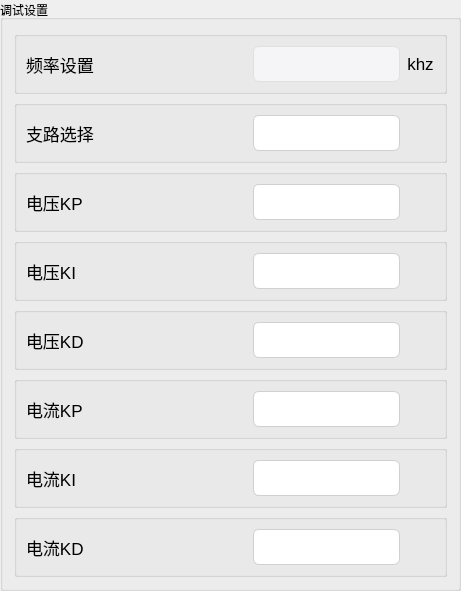
      <widget class="QGroupBox" name="groupBox_4">
       <property name="title">
        <string>调试设置</string>
       </property>
       <layout class="QGridLayout" name="gridLayout">
        <item row="0" column="0">
         <widget class="QGroupBox" name="groupBox_26">
          <property name="title">
           <string/>
          </property>
          <layout class="QHBoxLayout" name="horizontalLayout_22" stretch="7,5,1">
           <item>
            <widget class="QLabel" name="label_43">
             <property name="minimumSize">
              <size>
               <width>221</width>
               <height>31</height>
              </size>
             </property>
             <property name="font">
              <font>
               <pointsize>13</pointsize>
              </font>
             </property>
             <property name="text">
              <string>频率设置</string>
             </property>
             <property name="alignment">
              <set>Qt::AlignLeading|Qt::AlignLeft|Qt::AlignVCenter</set>
             </property>
            </widget>
           </item>
           <item>
            <widget class="MyLineEdit" name="h17154">
             <property name="enabled">
              <bool>false</bool>
             </property>
             <property name="minimumSize">
              <size>
               <width>0</width>
               <height>31</height>
              </size>
             </property>
             <property name="styleSheet">
              <string notr="true">QLineEdit {
    /* 苹果风格的数据展示LineEdit */
    border: 1px solid #D0D0D0;                  /* 浅灰色边框，模仿macOS的细边框 */
    border-radius: 6px;                         /* 圆角，符合macOS设计 */
    padding: 8px 12px;                         /* 内边距，提供舒适的阅读空间 */
    background-color: #FFFFFF;                 /* 白色背景 */
    color: #333333;                            /* 深灰色文字，提高可读性 */
    font-family: &quot;SF Pro Text&quot;, &quot;Helvetica Neue&quot;, &quot;Lucida Grande&quot;, sans-serif; /* macOS系统字体栈 */
    font-size: 14px;                           /* 默认字体大小 */
    selection-background-color: #007AFF;       /* 选中文本高亮色 (macOS蓝色) */
    selection-color: #FFFFFF;                  /* 选中文本颜色 (白色) */

    /* 只读状态下的特殊样式 */
    /* 注意：Qt中通常使用 setReadOnly(true) 来实现只读，但QSS可以定义其外观 */
}

/* 当LineEdit获得焦点时 (对于数据展示框，如果不需要焦点效果，可以省略或弱化) */
QLineEdit:focus {
    border: 1px solid #007AFF;                 /* 获得焦点时边框变为蓝色 */
    /* 如果作为纯展示框，也可以移除焦点边框变化 */
    /* border: 1px solid #D0D0D0; */
}

/* 禁用状态下的样式 (如果用于展示不可变数据) */
QLineEdit:disabled {
    background-color: #F5F5F7;                 /* macOS禁用元素背景色 */
    color: #A0A0A0;                            /* 禁用文字颜色 */
    border: 1px solid #E0E0E0;                 /* 禁用边框颜色 */
}</string>
             </property>
             <property name="readOnly">
              <bool>true</bool>
             </property>
            </widget>
           </item>
           <item>
            <widget class="QLabel" name="label_44">
             <property name="minimumSize">
              <size>
               <width>0</width>
               <height>31</height>
              </size>
             </property>
             <property name="font">
              <font>
               <pointsize>13</pointsize>
              </font>
             </property>
             <property name="text">
              <string>khz</string>
             </property>
             <property name="alignment">
              <set>Qt::AlignCenter</set>
             </property>
            </widget>
           </item>
          </layout>
         </widget>
        </item>
        <item row="1" column="0">
         <widget class="QGroupBox" name="groupBox_27">
          <property name="title">
           <string/>
          </property>
          <layout class="QHBoxLayout" name="horizontalLayout_35" stretch="7,5,1">
           <item>
            <widget class="QLabel" name="label_69">
             <property name="minimumSize">
              <size>
               <width>221</width>
               <height>31</height>
              </size>
             </property>
             <property name="font">
              <font>
               <pointsize>13</pointsize>
              </font>
             </property>
             <property name="text">
              <string>支路选择</string>
             </property>
             <property name="alignment">
              <set>Qt::AlignLeading|Qt::AlignLeft|Qt::AlignVCenter</set>
             </property>
            </widget>
           </item>
           <item>
            <widget class="MyLineEdit" name="h17155">
             <property name="enabled">
              <bool>true</bool>
             </property>
             <property name="minimumSize">
              <size>
               <width>0</width>
               <height>31</height>
              </size>
             </property>
             <property name="styleSheet">
              <string notr="true">QLineEdit {
    /* 苹果风格的数据展示LineEdit */
    border: 1px solid #D0D0D0;                  /* 浅灰色边框，模仿macOS的细边框 */
    border-radius: 6px;                         /* 圆角，符合macOS设计 */
    padding: 8px 12px;                         /* 内边距，提供舒适的阅读空间 */
    background-color: #FFFFFF;                 /* 白色背景 */
    color: #333333;                            /* 深灰色文字，提高可读性 */
    font-family: &quot;SF Pro Text&quot;, &quot;Helvetica Neue&quot;, &quot;Lucida Grande&quot;, sans-serif; /* macOS系统字体栈 */
    font-size: 14px;                           /* 默认字体大小 */
    selection-background-color: #007AFF;       /* 选中文本高亮色 (macOS蓝色) */
    selection-color: #FFFFFF;                  /* 选中文本颜色 (白色) */

    /* 只读状态下的特殊样式 */
    /* 注意：Qt中通常使用 setReadOnly(true) 来实现只读，但QSS可以定义其外观 */
}

/* 当LineEdit获得焦点时 (对于数据展示框，如果不需要焦点效果，可以省略或弱化) */
QLineEdit:focus {
    border: 1px solid #007AFF;                 /* 获得焦点时边框变为蓝色 */
    /* 如果作为纯展示框，也可以移除焦点边框变化 */
    /* border: 1px solid #D0D0D0; */
}

/* 禁用状态下的样式 (如果用于展示不可变数据) */
QLineEdit:disabled {
    background-color: #F5F5F7;                 /* macOS禁用元素背景色 */
    color: #A0A0A0;                            /* 禁用文字颜色 */
    border: 1px solid #E0E0E0;                 /* 禁用边框颜色 */
}</string>
             </property>
             <property name="readOnly">
              <bool>true</bool>
             </property>
            </widget>
           </item>
           <item>
            <widget class="QLabel" name="label_70">
             <property name="minimumSize">
              <size>
               <width>0</width>
               <height>31</height>
              </size>
             </property>
             <property name="font">
              <font>
               <pointsize>13</pointsize>
              </font>
             </property>
             <property name="text">
              <string/>
             </property>
             <property name="alignment">
              <set>Qt::AlignCenter</set>
             </property>
            </widget>
           </item>
          </layout>
         </widget>
        </item>
        <item row="2" column="0">
         <widget class="QGroupBox" name="groupBox_28">
          <property name="title">
           <string/>
          </property>
          <layout class="QHBoxLayout" name="horizontalLayout_36" stretch="7,5,1">
           <item>
            <widget class="QLabel" name="label_71">
             <property name="minimumSize">
              <size>
               <width>221</width>
               <height>31</height>
              </size>
             </property>
             <property name="font">
              <font>
               <pointsize>13</pointsize>
              </font>
             </property>
             <property name="text">
              <string>电压KP</string>
             </property>
             <property name="alignment">
              <set>Qt::AlignLeading|Qt::AlignLeft|Qt::AlignVCenter</set>
             </property>
            </widget>
           </item>
           <item>
            <widget class="MyLineEdit" name="h17175">
             <property name="enabled">
              <bool>true</bool>
             </property>
             <property name="minimumSize">
              <size>
               <width>0</width>
               <height>31</height>
              </size>
             </property>
             <property name="styleSheet">
              <string notr="true">QLineEdit {
    /* 苹果风格的数据展示LineEdit */
    border: 1px solid #D0D0D0;                  /* 浅灰色边框，模仿macOS的细边框 */
    border-radius: 6px;                         /* 圆角，符合macOS设计 */
    padding: 8px 12px;                         /* 内边距，提供舒适的阅读空间 */
    background-color: #FFFFFF;                 /* 白色背景 */
    color: #333333;                            /* 深灰色文字，提高可读性 */
    font-family: &quot;SF Pro Text&quot;, &quot;Helvetica Neue&quot;, &quot;Lucida Grande&quot;, sans-serif; /* macOS系统字体栈 */
    font-size: 14px;                           /* 默认字体大小 */
    selection-background-color: #007AFF;       /* 选中文本高亮色 (macOS蓝色) */
    selection-color: #FFFFFF;                  /* 选中文本颜色 (白色) */

    /* 只读状态下的特殊样式 */
    /* 注意：Qt中通常使用 setReadOnly(true) 来实现只读，但QSS可以定义其外观 */
}

/* 当LineEdit获得焦点时 (对于数据展示框，如果不需要焦点效果，可以省略或弱化) */
QLineEdit:focus {
    border: 1px solid #007AFF;                 /* 获得焦点时边框变为蓝色 */
    /* 如果作为纯展示框，也可以移除焦点边框变化 */
    /* border: 1px solid #D0D0D0; */
}

/* 禁用状态下的样式 (如果用于展示不可变数据) */
QLineEdit:disabled {
    background-color: #F5F5F7;                 /* macOS禁用元素背景色 */
    color: #A0A0A0;                            /* 禁用文字颜色 */
    border: 1px solid #E0E0E0;                 /* 禁用边框颜色 */
}</string>
             </property>
             <property name="readOnly">
              <bool>true</bool>
             </property>
            </widget>
           </item>
           <item>
            <widget class="QLabel" name="label_72">
             <property name="minimumSize">
              <size>
               <width>0</width>
               <height>31</height>
              </size>
             </property>
             <property name="font">
              <font>
               <pointsize>13</pointsize>
              </font>
             </property>
             <property name="text">
              <string/>
             </property>
             <property name="alignment">
              <set>Qt::AlignCenter</set>
             </property>
            </widget>
           </item>
          </layout>
         </widget>
        </item>
        <item row="3" column="0">
         <widget class="QGroupBox" name="groupBox_29">
          <property name="title">
           <string/>
          </property>
          <layout class="QHBoxLayout" name="horizontalLayout_37" stretch="7,5,1">
           <item>
            <widget class="QLabel" name="label_73">
             <property name="minimumSize">
              <size>
               <width>221</width>
               <height>31</height>
              </size>
             </property>
             <property name="font">
              <font>
               <pointsize>13</pointsize>
              </font>
             </property>
             <property name="text">
              <string>电压KI</string>
             </property>
             <property name="alignment">
              <set>Qt::AlignLeading|Qt::AlignLeft|Qt::AlignVCenter</set>
             </property>
            </widget>
           </item>
           <item>
            <widget class="MyLineEdit" name="h17176">
             <property name="enabled">
              <bool>true</bool>
             </property>
             <property name="minimumSize">
              <size>
               <width>0</width>
               <height>31</height>
              </size>
             </property>
             <property name="styleSheet">
              <string notr="true">QLineEdit {
    /* 苹果风格的数据展示LineEdit */
    border: 1px solid #D0D0D0;                  /* 浅灰色边框，模仿macOS的细边框 */
    border-radius: 6px;                         /* 圆角，符合macOS设计 */
    padding: 8px 12px;                         /* 内边距，提供舒适的阅读空间 */
    background-color: #FFFFFF;                 /* 白色背景 */
    color: #333333;                            /* 深灰色文字，提高可读性 */
    font-family: &quot;SF Pro Text&quot;, &quot;Helvetica Neue&quot;, &quot;Lucida Grande&quot;, sans-serif; /* macOS系统字体栈 */
    font-size: 14px;                           /* 默认字体大小 */
    selection-background-color: #007AFF;       /* 选中文本高亮色 (macOS蓝色) */
    selection-color: #FFFFFF;                  /* 选中文本颜色 (白色) */

    /* 只读状态下的特殊样式 */
    /* 注意：Qt中通常使用 setReadOnly(true) 来实现只读，但QSS可以定义其外观 */
}

/* 当LineEdit获得焦点时 (对于数据展示框，如果不需要焦点效果，可以省略或弱化) */
QLineEdit:focus {
    border: 1px solid #007AFF;                 /* 获得焦点时边框变为蓝色 */
    /* 如果作为纯展示框，也可以移除焦点边框变化 */
    /* border: 1px solid #D0D0D0; */
}

/* 禁用状态下的样式 (如果用于展示不可变数据) */
QLineEdit:disabled {
    background-color: #F5F5F7;                 /* macOS禁用元素背景色 */
    color: #A0A0A0;                            /* 禁用文字颜色 */
    border: 1px solid #E0E0E0;                 /* 禁用边框颜色 */
}</string>
             </property>
             <property name="readOnly">
              <bool>true</bool>
             </property>
            </widget>
           </item>
           <item>
            <widget class="QLabel" name="label_74">
             <property name="minimumSize">
              <size>
               <width>0</width>
               <height>31</height>
              </size>
             </property>
             <property name="font">
              <font>
               <pointsize>13</pointsize>
              </font>
             </property>
             <property name="text">
              <string/>
             </property>
             <property name="alignment">
              <set>Qt::AlignCenter</set>
             </property>
            </widget>
           </item>
          </layout>
         </widget>
        </item>
        <item row="4" column="0">
         <widget class="QGroupBox" name="groupBox_30">
          <property name="title">
           <string/>
          </property>
          <layout class="QHBoxLayout" name="horizontalLayout_38" stretch="7,5,1">
           <item>
            <widget class="QLabel" name="label_75">
             <property name="minimumSize">
              <size>
               <width>221</width>
               <height>31</height>
              </size>
             </property>
             <property name="font">
              <font>
               <pointsize>13</pointsize>
              </font>
             </property>
             <property name="text">
              <string>电压KD</string>
             </property>
             <property name="alignment">
              <set>Qt::AlignLeading|Qt::AlignLeft|Qt::AlignVCenter</set>
             </property>
            </widget>
           </item>
           <item>
            <widget class="MyLineEdit" name="h17177">
             <property name="enabled">
              <bool>true</bool>
             </property>
             <property name="minimumSize">
              <size>
               <width>0</width>
               <height>31</height>
              </size>
             </property>
             <property name="styleSheet">
              <string notr="true">QLineEdit {
    /* 苹果风格的数据展示LineEdit */
    border: 1px solid #D0D0D0;                  /* 浅灰色边框，模仿macOS的细边框 */
    border-radius: 6px;                         /* 圆角，符合macOS设计 */
    padding: 8px 12px;                         /* 内边距，提供舒适的阅读空间 */
    background-color: #FFFFFF;                 /* 白色背景 */
    color: #333333;                            /* 深灰色文字，提高可读性 */
    font-family: &quot;SF Pro Text&quot;, &quot;Helvetica Neue&quot;, &quot;Lucida Grande&quot;, sans-serif; /* macOS系统字体栈 */
    font-size: 14px;                           /* 默认字体大小 */
    selection-background-color: #007AFF;       /* 选中文本高亮色 (macOS蓝色) */
    selection-color: #FFFFFF;                  /* 选中文本颜色 (白色) */

    /* 只读状态下的特殊样式 */
    /* 注意：Qt中通常使用 setReadOnly(true) 来实现只读，但QSS可以定义其外观 */
}

/* 当LineEdit获得焦点时 (对于数据展示框，如果不需要焦点效果，可以省略或弱化) */
QLineEdit:focus {
    border: 1px solid #007AFF;                 /* 获得焦点时边框变为蓝色 */
    /* 如果作为纯展示框，也可以移除焦点边框变化 */
    /* border: 1px solid #D0D0D0; */
}

/* 禁用状态下的样式 (如果用于展示不可变数据) */
QLineEdit:disabled {
    background-color: #F5F5F7;                 /* macOS禁用元素背景色 */
    color: #A0A0A0;                            /* 禁用文字颜色 */
    border: 1px solid #E0E0E0;                 /* 禁用边框颜色 */
}</string>
             </property>
             <property name="readOnly">
              <bool>true</bool>
             </property>
            </widget>
           </item>
           <item>
            <widget class="QLabel" name="label_76">
             <property name="minimumSize">
              <size>
               <width>0</width>
               <height>31</height>
              </size>
             </property>
             <property name="font">
              <font>
               <pointsize>13</pointsize>
              </font>
             </property>
             <property name="text">
              <string/>
             </property>
             <property name="alignment">
              <set>Qt::AlignCenter</set>
             </property>
            </widget>
           </item>
          </layout>
         </widget>
        </item>
        <item row="5" column="0">
         <widget class="QGroupBox" name="groupBox_33">
          <property name="title">
           <string/>
          </property>
          <layout class="QHBoxLayout" name="horizontalLayout_41" stretch="7,5,1">
           <item>
            <widget class="QLabel" name="label_81">
             <property name="minimumSize">
              <size>
               <width>221</width>
               <height>31</height>
              </size>
             </property>
             <property name="font">
              <font>
               <pointsize>13</pointsize>
              </font>
             </property>
             <property name="text">
              <string>电流KP</string>
             </property>
             <property name="alignment">
              <set>Qt::AlignLeading|Qt::AlignLeft|Qt::AlignVCenter</set>
             </property>
            </widget>
           </item>
           <item>
            <widget class="MyLineEdit" name="h17178">
             <property name="enabled">
              <bool>true</bool>
             </property>
             <property name="minimumSize">
              <size>
               <width>0</width>
               <height>31</height>
              </size>
             </property>
             <property name="styleSheet">
              <string notr="true">QLineEdit {
    /* 苹果风格的数据展示LineEdit */
    border: 1px solid #D0D0D0;                  /* 浅灰色边框，模仿macOS的细边框 */
    border-radius: 6px;                         /* 圆角，符合macOS设计 */
    padding: 8px 12px;                         /* 内边距，提供舒适的阅读空间 */
    background-color: #FFFFFF;                 /* 白色背景 */
    color: #333333;                            /* 深灰色文字，提高可读性 */
    font-family: &quot;SF Pro Text&quot;, &quot;Helvetica Neue&quot;, &quot;Lucida Grande&quot;, sans-serif; /* macOS系统字体栈 */
    font-size: 14px;                           /* 默认字体大小 */
    selection-background-color: #007AFF;       /* 选中文本高亮色 (macOS蓝色) */
    selection-color: #FFFFFF;                  /* 选中文本颜色 (白色) */

    /* 只读状态下的特殊样式 */
    /* 注意：Qt中通常使用 setReadOnly(true) 来实现只读，但QSS可以定义其外观 */
}

/* 当LineEdit获得焦点时 (对于数据展示框，如果不需要焦点效果，可以省略或弱化) */
QLineEdit:focus {
    border: 1px solid #007AFF;                 /* 获得焦点时边框变为蓝色 */
    /* 如果作为纯展示框，也可以移除焦点边框变化 */
    /* border: 1px solid #D0D0D0; */
}

/* 禁用状态下的样式 (如果用于展示不可变数据) */
QLineEdit:disabled {
    background-color: #F5F5F7;                 /* macOS禁用元素背景色 */
    color: #A0A0A0;                            /* 禁用文字颜色 */
    border: 1px solid #E0E0E0;                 /* 禁用边框颜色 */
}</string>
             </property>
             <property name="readOnly">
              <bool>true</bool>
             </property>
            </widget>
           </item>
           <item>
            <widget class="QLabel" name="label_82">
             <property name="minimumSize">
              <size>
               <width>0</width>
               <height>31</height>
              </size>
             </property>
             <property name="font">
              <font>
               <pointsize>13</pointsize>
              </font>
             </property>
             <property name="text">
              <string/>
             </property>
             <property name="alignment">
              <set>Qt::AlignCenter</set>
             </property>
            </widget>
           </item>
          </layout>
         </widget>
        </item>
        <item row="6" column="0">
         <widget class="QGroupBox" name="groupBox_32">
          <property name="title">
           <string/>
          </property>
          <layout class="QHBoxLayout" name="horizontalLayout_40" stretch="7,5,1">
           <item>
            <widget class="QLabel" name="label_79">
             <property name="minimumSize">
              <size>
               <width>221</width>
               <height>31</height>
              </size>
             </property>
             <property name="font">
              <font>
               <pointsize>13</pointsize>
              </font>
             </property>
             <property name="text">
              <string>电流KI</string>
             </property>
             <property name="alignment">
              <set>Qt::AlignLeading|Qt::AlignLeft|Qt::AlignVCenter</set>
             </property>
            </widget>
           </item>
           <item>
            <widget class="MyLineEdit" name="h17179">
             <property name="enabled">
              <bool>true</bool>
             </property>
             <property name="minimumSize">
              <size>
               <width>0</width>
               <height>31</height>
              </size>
             </property>
             <property name="styleSheet">
              <string notr="true">QLineEdit {
    /* 苹果风格的数据展示LineEdit */
    border: 1px solid #D0D0D0;                  /* 浅灰色边框，模仿macOS的细边框 */
    border-radius: 6px;                         /* 圆角，符合macOS设计 */
    padding: 8px 12px;                         /* 内边距，提供舒适的阅读空间 */
    background-color: #FFFFFF;                 /* 白色背景 */
    color: #333333;                            /* 深灰色文字，提高可读性 */
    font-family: &quot;SF Pro Text&quot;, &quot;Helvetica Neue&quot;, &quot;Lucida Grande&quot;, sans-serif; /* macOS系统字体栈 */
    font-size: 14px;                           /* 默认字体大小 */
    selection-background-color: #007AFF;       /* 选中文本高亮色 (macOS蓝色) */
    selection-color: #FFFFFF;                  /* 选中文本颜色 (白色) */

    /* 只读状态下的特殊样式 */
    /* 注意：Qt中通常使用 setReadOnly(true) 来实现只读，但QSS可以定义其外观 */
}

/* 当LineEdit获得焦点时 (对于数据展示框，如果不需要焦点效果，可以省略或弱化) */
QLineEdit:focus {
    border: 1px solid #007AFF;                 /* 获得焦点时边框变为蓝色 */
    /* 如果作为纯展示框，也可以移除焦点边框变化 */
    /* border: 1px solid #D0D0D0; */
}

/* 禁用状态下的样式 (如果用于展示不可变数据) */
QLineEdit:disabled {
    background-color: #F5F5F7;                 /* macOS禁用元素背景色 */
    color: #A0A0A0;                            /* 禁用文字颜色 */
    border: 1px solid #E0E0E0;                 /* 禁用边框颜色 */
}</string>
             </property>
             <property name="readOnly">
              <bool>true</bool>
             </property>
            </widget>
           </item>
           <item>
            <widget class="QLabel" name="label_80">
             <property name="minimumSize">
              <size>
               <width>0</width>
               <height>31</height>
              </size>
             </property>
             <property name="font">
              <font>
               <pointsize>13</pointsize>
              </font>
             </property>
             <property name="text">
              <string/>
             </property>
             <property name="alignment">
              <set>Qt::AlignCenter</set>
             </property>
            </widget>
           </item>
          </layout>
         </widget>
        </item>
        <item row="7" column="0">
         <widget class="QGroupBox" name="groupBox_31">
          <property name="title">
           <string/>
          </property>
          <layout class="QHBoxLayout" name="horizontalLayout_39" stretch="7,5,1">
           <item>
            <widget class="QLabel" name="label_77">
             <property name="minimumSize">
              <size>
               <width>221</width>
               <height>31</height>
              </size>
             </property>
             <property name="font">
              <font>
               <pointsize>13</pointsize>
              </font>
             </property>
             <property name="text">
              <string>电流KD</string>
             </property>
             <property name="alignment">
              <set>Qt::AlignLeading|Qt::AlignLeft|Qt::AlignVCenter</set>
             </property>
            </widget>
           </item>
           <item>
            <widget class="MyLineEdit" name="h17180">
             <property name="enabled">
              <bool>true</bool>
             </property>
             <property name="minimumSize">
              <size>
               <width>0</width>
               <height>31</height>
              </size>
             </property>
             <property name="styleSheet">
              <string notr="true">QLineEdit {
    /* 苹果风格的数据展示LineEdit */
    border: 1px solid #D0D0D0;                  /* 浅灰色边框，模仿macOS的细边框 */
    border-radius: 6px;                         /* 圆角，符合macOS设计 */
    padding: 8px 12px;                         /* 内边距，提供舒适的阅读空间 */
    background-color: #FFFFFF;                 /* 白色背景 */
    color: #333333;                            /* 深灰色文字，提高可读性 */
    font-family: &quot;SF Pro Text&quot;, &quot;Helvetica Neue&quot;, &quot;Lucida Grande&quot;, sans-serif; /* macOS系统字体栈 */
    font-size: 14px;                           /* 默认字体大小 */
    selection-background-color: #007AFF;       /* 选中文本高亮色 (macOS蓝色) */
    selection-color: #FFFFFF;                  /* 选中文本颜色 (白色) */

    /* 只读状态下的特殊样式 */
    /* 注意：Qt中通常使用 setReadOnly(true) 来实现只读，但QSS可以定义其外观 */
}

/* 当LineEdit获得焦点时 (对于数据展示框，如果不需要焦点效果，可以省略或弱化) */
QLineEdit:focus {
    border: 1px solid #007AFF;                 /* 获得焦点时边框变为蓝色 */
    /* 如果作为纯展示框，也可以移除焦点边框变化 */
    /* border: 1px solid #D0D0D0; */
}

/* 禁用状态下的样式 (如果用于展示不可变数据) */
QLineEdit:disabled {
    background-color: #F5F5F7;                 /* macOS禁用元素背景色 */
    color: #A0A0A0;                            /* 禁用文字颜色 */
    border: 1px solid #E0E0E0;                 /* 禁用边框颜色 */
}</string>
             </property>
             <property name="readOnly">
              <bool>true</bool>
             </property>
            </widget>
           </item>
           <item>
            <widget class="QLabel" name="label_78">
             <property name="minimumSize">
              <size>
               <width>0</width>
               <height>31</height>
              </size>
             </property>
             <property name="font">
              <font>
               <pointsize>13</pointsize>
              </font>
             </property>
             <property name="text">
              <string/>
             </property>
             <property name="alignment">
              <set>Qt::AlignCenter</set>
             </property>
            </widget>
           </item>
          </layout>
         </widget>
        </item>
       </layout>
      </widget>
